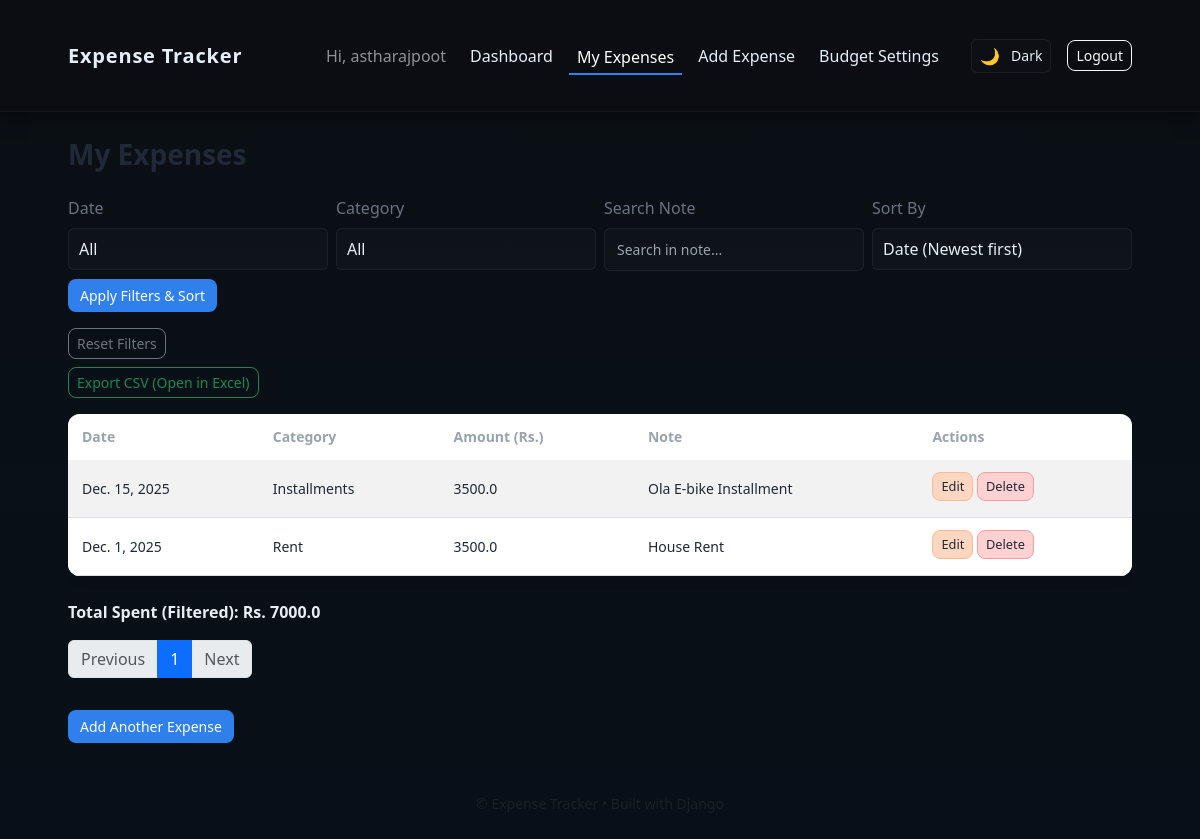
The app's page /expenses/ (signed in) with its own data.
### expenses/models.py (models this page shows, shortened)
class Expense(models.Model):
    user = models.ForeignKey(User, on_delete=models.CASCADE)
    amount = models.FloatField()
    category = models.ForeignKey(Category, on_delete=models.SET_NULL, null=True)
    note = models.TextField(blank=True, null=True)
    date = models.DateField()
    created_at = models.DateTimeField(auto_now_add=True)

class Category(models.Model):
    name = models.CharField(max_length=50, unique=True)
    def __str__(self):
        return self.name

### expenses/views.py (the view)
# urls.py: path('expenses/', views.view_expenses_view, name='view_expenses'),
@login_required
def view_expenses_view(request):
    expenses = Expense.objects.filter(user=request.user)
    date_filter = request.GET.get('date_filter', 'all')
    category_filter = request.GET.get('category', 'all')
    search_query = request.GET.get('search', '')
    sort_option = request.GET.get('sort', 'date_desc')
    today = now().date()
    if date_filter == 'today':
        expenses = expenses.filter(date=today)
    elif date_filter == 'week':
        expenses = expenses.filter(date__gte=today - timedelta(days=7))
    elif date_filter == 'month':
        expenses = expenses.filter(date__gte=today.replace(day=1))
    if category_filter != 'all':
        expenses = expenses.filter(category__id=category_filter)
    if search_query:
        expenses = expenses.filter(note__icontains=search_query)
    if sort_option == 'date_asc':
        expenses = expenses.order_by('date')
    elif sort_option == 'amount_asc':
        expenses = expenses.order_by('amount')
    elif sort_option == 'amount_desc':
        expenses = expenses.order_by('-amount')
    else:
        expenses = expenses.order_by('-date')
    total_amount = expenses.aggregate(total=Sum('amount'))['total'] or 0
    paginator = Paginator(expenses, 10)
    page_obj = paginator.get_page(request.GET.get('page'))
    categories = Category.objects.all()
    return render(request, 'expenses/view_expenses.html', {
        'page_obj': page_obj,
        'total_amount': total_amount,
        'categories': categories,
        'date_filter': date_filter,
        'category_filter': category_filter,
        'search_query': search_query,
        'sort_option': sort_option,
    })

### templates/expenses/view_expenses.html (shortened to what this page needs)
{% extends 'expenses/base.html' %}
{% block content %}
<h3>My Expenses</h3>
<form method="get" class="row g-2 mt-3 mb-3">
    <div class="col-12 col-md-3">
        <label class="form-label">Date</label>
        <select name="date_filter" class="form-select">
            <option value="all"   {% if date_filter == 'all' %}selected{% endif %}>All</option>
        </select>
    </div>
    <div class="col-12 col-md-3">
        <label class="form-label">Category</label>
        <select name="category" class="form-select">
            <option value="all" {% if category_filter == 'all' %}selected{% endif %}>All</option>
        </select>
    </div>
    <div class="col-12 col-md-3">
        <label class="form-label">Search Note</label>
        <input
            type="text"
            name="search"
            class="form-control"
            placeholder="Search in note..."
            value="{{ search_query }}"
        >
    </div>
    <div class="col-12 col-md-3">
        <label class="form-label">Sort By</label>
        <select name="sort" class="form-select">
            <option value="date_desc"   {% if sort_option == 'date_desc' %}selected{% endif %}>Date (Newest first)</option>
        </select>
    </div>
    <div class="col-12 mt-2">
        <button type="submit" class="btn btn-primary">
            Apply Filters & Sort
        </button>
    </div>
</form>
<div class="mb-2">
    <a href="{% url 'view_expenses' %}" class="btn btn-outline-secondary btn-sm">
        Reset Filters
    </a>
</div>
<div class="mb-3">
    <a
        href="{% url 'export_expenses' %}?date_filter={{ date_filter }}&category={{ category_filter }}&search={{ search_query }}&sort={{ sort_option }}"
        class="btn btn-outline-success btn-sm"
    >
        Export CSV (Open in Excel)
    </a>
</div>
{% if page_obj.object_list %}
<div class="table-responsive mt-3">
    <table class="table table-striped table-hover table-sm">
        <thead>
            <tr>
                <th>Date</th>
                <th>Category</th>
                <th>Amount (Rs.)</th>
                <th>Note</th>
                <th>Actions</th>
            </tr>
        </thead>
        <tbody>
            {% for exp in page_obj %}
            <tr>
                <td>{{ exp.date }}</td>
                <td>{{ exp.category }}</td>
                <td>{{ exp.amount }}</td>
                <td>{{ exp.note }}</td>
                <td>
                    <a href="{% url 'edit_expense' exp.pk %}" class="btn btn-sm btn-edit mb-1">Edit</a>
                    <a href="{% url 'delete_expense' exp.pk %}" class="btn btn-sm btn-delete mb-1">Delete</a>
                </td>
            </tr>
            {% endfor %}
        </tbody>
    </table>
</div>
<p class="fw-bold mt-2">
    Total Spent (Filtered): Rs. {{ total_amount }}
</p>
<nav aria-label="Expense pagination" class="mt-3">
    <ul class="pagination">
        {% if page_obj.has_previous %}
            <li class="page-item">
                <a class="page-link"
                   href="{% if querystring %}?{{ querystring }}&page={{ page_obj.previous_page_number }}{% else %}?page={{ page_obj.previous_page_number }}{% endif %}">
                    Previous
                </a>
            </li>
        {% else %}
            <li class="page-item disabled">
                <span class="page-link">Previous</span>
            </li>
        {% endif %}
        {% for num in page_obj.paginator.page_range %}
            {% if num == page_obj.number %}
                <li class="page-item active">
                    <span class="page-link">{{ num }}</span>
                </li>
            {% endif %}
        {% endfor %}
        {% if page_obj.has_next %}
            <li class="page-item">
                <a class="page-link"
                   href="{% if querystring %}?{{ querystring }}&page={{ page_obj.next_page_number }}{% else %}?page={{ page_obj.next_page_number }}{% endif %}">
                    Next
                </a>
            </li>
        {% else %}
            <li class="page-item disabled">
                <span class="page-link">Next</span>
            </li>
        {% endif %}
    </ul>
</nav>
{% else %}
<p class="mt-3">No expenses found for the selected filters.</p>
{% endif %}
<a href="{% url 'add_expense' %}" class="btn btn-primary mt-3">Add Another Expense</a>
{% endblock %}

### templates/expenses/base.html (shortened to what this page needs)
{% load static %}
<!DOCTYPE html>
<html lang="en">
<head>
  <link href="https://cdn.jsdelivr.net/npm/bootstrap@5.3.2/dist/css/bootstrap.min.css" rel="stylesheet">
  {% load static %}
  <link rel="stylesheet" href="{% static 'expenses/css/dashboard.css' %}">
  <link rel="stylesheet" href="{% static 'expenses/style.css' %}">
</head>
<body class="dark-mode">
  <nav class="navbar navbar-expand-lg navbar-dark">
    <div class="container app-container">
      <a class="navbar-brand" href="{% url 'dashboard' %}">Expense Tracker</a>
      <div class="collapse navbar-collapse" id="navMain">
        <ul class="navbar-nav ms-auto align-items-center">
          {% if user.is_authenticated %}
            <li class="nav-item me-3">
              <span class="navbar-text">Hi, {{ user.username }}</span>
            </li>
            <li class="nav-item">
              <a class="nav-link {% if request.resolver_match.url_name == 'dashboard' %}active{% endif %}"
                 href="{% url 'dashboard' %}">Dashboard</a>
            </li>
            <li class="nav-item">
              <a class="nav-link {% if request.resolver_match.url_name == 'view_expenses' %}active{% endif %}"
                 href="{% url 'view_expenses' %}">My Expenses</a>
            </li>
            <li class="nav-item">
              <a class="nav-link {% if request.resolver_match.url_name == 'add_expense' %}active{% endif %}"
                 href="{% url 'add_expense' %}">Add Expense</a>
            </li>
            <li class="nav-item">
              <a class="nav-link {% if request.resolver_match.url_name == 'budget_settings' %}active{% endif %}"
                 href="{% url 'budget_settings' %}">Budget Settings</a>
            </li>
            <li class="nav-item ms-3">
              <button id="themeBtn" class="theme-toggle" title="Toggle theme">
                <span id="themeIcon">🌙</span> <small id="themeText" style="margin-left:.3rem">Dark</small>
              </button>
            </li>
            <li class="nav-item ms-3">
              <a class="btn btn-outline-light btn-sm" href="{% url 'logout' %}">Logout</a>
            </li>
          {% endif %}
        </ul>
      </div>
    </div>
  </nav>
  <main class="app-container">
    {% block content %}{% endblock %}
  </main>
  <footer class="app-container text-center mt-5 mb-4">
    <small class="text-muted">© {{ now.year }} Expense Tracker • Built with Django</small>
  </footer>
</body>
</html>

### expenses/static/expenses/css/dashboard.css (style rules this page uses)
body { background: var(--bg-color); color: var(--text-color); }

### expenses/static/expenses/style.css (style rules this page uses)
:root { --bg-color: #f4f6f9; --surface-color: #ffffff; --text-color: #1f2937; --muted-color: #6b7280; --card-bg: linear-gradient(135deg, #4e73df, #224abe); --card-text: #ffffff; --primary: #4e73df; --success: #1cc88a; --warning: #f6c23e; --input-bg: #ffffff; --input-border: #d1d5db; --card-shadow: 0 8px 20px rgba(0,0,0,0.08); --chart-grid-color: rgba(0,0,0,0.08); --chart-dataset-color: #4e79df; --pastel-edit: #ffd6bf; --pastel-edit-border: #ffb997; --pastel-delete: #ffd1d1; --pastel-delete-border: #ff9aa2; }
body { background-color: var(--bg-color); font-family: 'Segoe UI', Tahoma, Geneva, Verdana, sans-serif; color: var(--text-color); }
h3 { font-weight: 600; color: var(--text-color); }
.text-muted { font-size: 14px; }
.table { background: var(--surface-color); border-radius: 12px; overflow: hidden; box-shadow: 0 4px 14px rgba(0, 0, 0, 0.05); }
.table thead { background-color: var(--primary); color: #fff; }
.table th, .table td { padding: 12px 14px; vertical-align: middle; font-size: 14px; }
.btn { border-radius: 8px; font-size: 14px; }
.btn-primary { background-color: #4e73df; border-color: #4e73df; }
.form-control { border-radius: 8px; font-size: 14px; padding: 10px 12px; background: var(--input-bg); border: 1px solid var(--input-border); color: var(--text-color); }
.form-select { background: var(--input-bg); border: 1px solid var(--input-border); color: var(--text-color); border-radius: 8px; padding: 8px 10px; }
.form-label, label { color: var(--muted-color); }
.table th, .table td { color: var(--text-color); }
.btn-edit { background-color: var(--pastel-edit); border: 1px solid var(--pastel-edit-border); color: #1f2937; }
.btn-delete { background-color: var(--pastel-delete); border: 1px solid var(--pastel-delete-border); color: #1f2937; }
.btn-sm.btn-edit, .btn-sm.btn-delete { padding: .25rem .5rem; font-size: .8rem; }
.form-control::placeholder { color: var(--muted-color); }

### templates/expenses/base.html (style rules this page uses)
:root { --dark-bg: #0b0f14; --dark-elev: #0f1419; --panel: #12161b; --muted: #9aa3ad; --text: #e6eef6; --card-shadow: rgba(0,0,0,0.45); --accent-blue: #2f80ed; --accent-green: #22c55e; --accent-amber: #f59e0b; --accent-red: #ef4444; --border: rgba(255,255,255,0.06); }
body.dark-mode { background: linear-gradient(180deg,var(--dark-bg), #071018); color: var(--text); font-family: system-ui, -apple-system, "Segoe UI", Roboto, "Helvetica Neue", Arial; }
.navbar { background-color: rgba(12,14,18,0.9); border-bottom: 1px solid rgba(255,255,255,0.03); padding-top: .6rem; padding-bottom: .6rem; box-shadow: 0 6px 18px rgba(0,0,0,0.35); }
.navbar .nav-link { color: var(--text) !important; margin-right: .5rem; }
.navbar .nav-link.active { color: #fff !important; border-bottom: 2px solid var(--accent-blue); padding-bottom: .25rem; }
.navbar-brand { font-weight: 700; letter-spacing: .04em; color: var(--text) !important; }
.form-control, .form-select { background: rgba(255,255,255,0.02); border: 1px solid rgba(255,255,255,0.06); color: var(--text); border-radius: 6px; }
.form-control::placeholder { color: var(--muted); }
.table thead th { color: var(--muted); border-bottom: 1px solid rgba(255,255,255,0.04); }
.table tbody tr { background: transparent; }
.btn-primary { background: var(--accent-blue); border: 0; box-shadow: none; }
.app-container { max-width: 1100px; margin: 26px auto; padding-left: 18px; padding-right: 18px; }
.theme-toggle { display:inline-flex; gap: .4rem; align-items:center; padding: .25rem .5rem; border-radius: 6px; border: 1px solid rgba(255,255,255,0.06); background: rgba(255,255,255,0.01); color: var(--text); }

### records on screen
Expense: date "Dec. 15, 2025", category "Installments", amount "3500.0", note "Ola E-bike Installment"
Expense: date "Dec. 1, 2025", category "Rent", amount "3500.0", note "House Rent"

### other values on screen
{{ user.username }} "astharajpoot"
{{ total_amount }} "7000.0"
{{ num }} "1"
